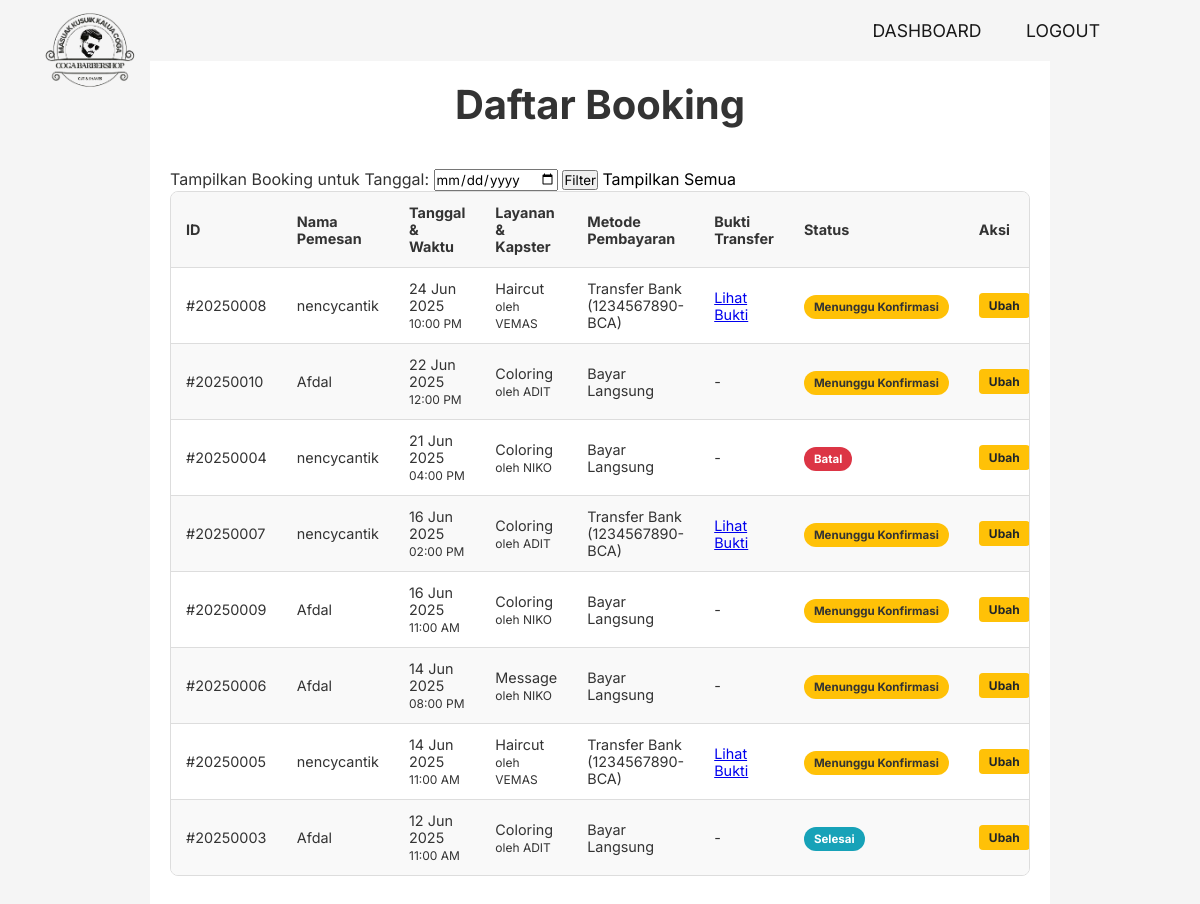
/admin_page.php (signed in), run on an earlier commit of the app's database.
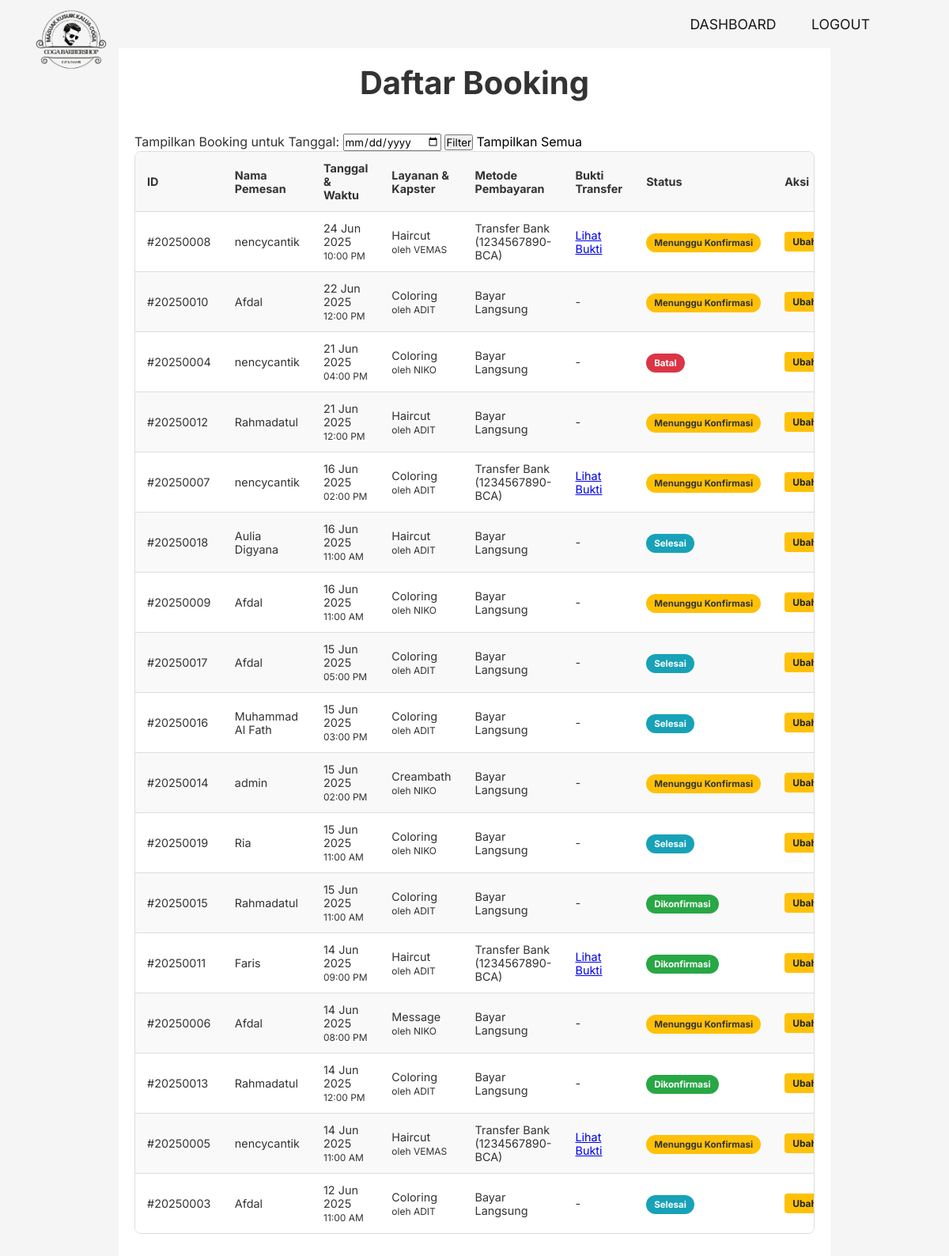
And on a later commit of the database.
### tables this page shows
CREATE TABLE `bookings` (
  `id_booking` int(11) NOT NULL,
  `user_id` int(11) NOT NULL,
  `id_service` char(5) NOT NULL,
  `id_kapster` char(5) NOT NULL,
  `id_slot` int(11) NOT NULL,
  `id_metode` int(11) NOT NULL,
  `tanggal_booking` date NOT NULL,
  `total_harga` int(11) NOT NULL,
  `bukti_transfer` varchar(255) DEFAULT NULL,
  `status_booking` enum('Menunggu Konfirmasi','Dikonfirmasi','Selesai','Batal') DEFAULT 'Menunggu Konfirmasi',
  `tanggal_dibuat` timestamp NOT NULL DEFAULT current_timestamp()
);

CREATE TABLE `users` (
  `user_id` int(11) NOT NULL,
  `full_name` varchar(255) NOT NULL,
  `email` varchar(255) NOT NULL,
  `phone_number` varchar(50) DEFAULT NULL,
  `password` varchar(255) NOT NULL,
  `role` enum('user','admin') NOT NULL DEFAULT 'user',
  `created_at` timestamp NOT NULL DEFAULT current_timestamp()
);

CREATE TABLE `slot_waktu` (
  `id_slot` int(11) NOT NULL,
  `jam` time NOT NULL
);

CREATE TABLE `services` (
  `id_service` char(5) NOT NULL,
  `nama_service` varchar(100) NOT NULL,
  `harga` int(11) NOT NULL
);

CREATE TABLE `kapsters` (
  `id_kapster` char(5) NOT NULL,
  `nama_kapster` varchar(100) NOT NULL
);

CREATE TABLE `metode_pembayaran` (
  `id_metode` int(11) NOT NULL,
  `nama_metode` varchar(50) NOT NULL,
  `is_active` tinyint(1) NOT NULL DEFAULT 1
);

### admin_page.php (the view, shortened to what this page needs)
<?php
    require 'koneksi.php';
    $filtered_date = $_GET['tanggal'] ?? '';
    $sql_all_bookings = "SELECT
                            b.id_booking, b.tanggal_booking, b.status_booking, b.bukti_transfer,
                            s.nama_service, k.nama_kapster, sw.jam,
                            u.full_name AS nama_pemesan,
                            mp.nama_metode
                        FROM bookings b
                        JOIN users u ON b.user_id = u.user_id
                        JOIN services s ON b.id_service = s.id_service
                        JOIN kapsters k ON b.id_kapster = k.id_kapster
                        JOIN slot_waktu sw ON b.id_slot = sw.id_slot
                        LEFT JOIN metode_pembayaran mp ON b.id_metode = mp.id_metode";
    $sql_all_bookings .= " ORDER BY b.tanggal_booking DESC, sw.jam DESC";
    $stmt = $conn->prepare($sql_all_bookings);
    $stmt->execute();
    $result = $stmt->get_result();
    $all_bookings = $result->fetch_all(MYSQLI_ASSOC);
?>
<!DOCTYPE html>
<html lang="en">
<head>
    <link rel="stylesheet" href="style.css">
</head>
<body>
    <header>
        <div class="logo-container">
            <img src="gambar/logo.png" alt="Coga Barbershop Logo" class="logo-image">
        </div>
        <nav class="navigation">
            <a href="admin_page.php">DASHBOARD</a>
            <a href="logout.php">LOGOUT</a>
        </nav>
    </header>
    <section class="history-section">
        <div class="container">
            <h2>Daftar Booking</h2>
            <form action="admin_page.php" method="GET" class="filter-form">
                <div class="form-group">
                    <label for="tanggal">Tampilkan Booking untuk Tanggal:</label>
                    <input type="date" id="tanggal" name="tanggal" value="<?php echo htmlspecialchars($filtered_date); ?>">
                    <button type="submit" class="filter-btn">Filter</button>
                    <a href="admin_page.php" class="reset-btn">Tampilkan Semua</a>
                </div>
            </form>
            <div class="table-responsive">
                <table class="history-table">
                    <thead>
                        <tr>
                            <th>ID</th>
                            <th>Nama Pemesan</th>
                            <th>Tanggal & Waktu</th>
                            <th>Layanan & Kapster</th>
                            <th>Metode Pembayaran</th>
                            <th>Bukti Transfer</th>
                            <th>Status</th>
                            <th>Aksi</th>
                        </tr>
                    </thead>
                    <tbody>
                        <?php if (empty($all_bookings)): ?>
                            <tr>
                                <td colspan="8" style="text-align:center;">Tidak ada data booking untuk tanggal yang dipilih.</td>
                            </tr>
                        <?php else: ?>
                            <?php foreach ($all_bookings as $booking): ?>
                                <tr>
                                    <td>#<?php echo $booking['id_booking']; ?></td>
                                    <td><?php echo htmlspecialchars($booking['nama_pemesan']); ?></td>
                                    <td><?php echo date("d M Y", strtotime($booking['tanggal_booking'])); ?><br><small><?php echo date("h:i A", strtotime($booking['jam'])); ?></small></td>
                                    <td><?php echo htmlspecialchars($booking['nama_service']); ?><br><small>oleh <?php echo htmlspecialchars($booking['nama_kapster']); ?></small></td>
                                    <td><?php echo htmlspecialchars($booking['nama_metode'] ?? '-'); ?></td>
                                    <td>
                                        <?php if (!empty($booking['bukti_transfer'])): ?>
                                            <a href="uploads/<?php echo htmlspecialchars($booking['bukti_transfer']); ?>" target="_blank">Lihat Bukti</a>
                                        <?php else: ?>
                                            -
                                        <?php endif; ?>
                                    </td>
                                    <td>
                                        <span class="status-badge status-<?php echo strtolower(str_replace(' ', '-', $booking['status_booking'])); ?>">
                                            <?php echo htmlspecialchars($booking['status_booking']); ?>
                                        </span>
                                    </td>
                                    <td>
                                        <a href="edit_booking.php?id=<?php echo $booking['id_booking']; ?>" class="btn-edit">Ubah</a>
                                    </td>
                                </tr>
                            <?php endforeach; ?>
                        <?php endif; ?>
                    </tbody>
                </table>
            </div>
        </div>
    </section>
</body>
</html>

### style.css (style rules this page uses)
* { margin: 0; padding: 0; box-sizing: border-box; font-family: 'Inter', sans-serif; }
html { scroll-behavior: smooth; }
body { display: flex; flex-direction: column; justify-content: center; align-items: center; min-height: 100vh; background: whitesmoke; }
header { position: fixed; top: 0; left: 0; width: 100%; padding: 20px 100px; display: flex; justify-content: space-between; align-items: center; z-index: 10; background: whitesmoke; backdrop-filter: blur(5px); }
.logo-container { display: flex; align-items: center; }
.logo-image { position: absolute; left: 40px; top: 0px; width: 100px; height: 100px; }
.navigation a { position: relative; font-size: 1.1em; color: rgba(0, 0, 0, 0.9); text-decoration: none; font-weight: 400; margin-left: 40px; }
.navigation a::after { content: ''; position: absolute; left: 0; bottom: -6px; width: 100%; height: 2px; background: rgba(0, 0, 0, 0.9); border-radius: 5px; transform: scaleX(0); transform-origin: right; transition: transform .5s; }
.history-section { padding: 80px 0; background-color: #fff; color: #333; }
.history-section .container { max-width: 900px; margin: 0 auto; padding: 0 20px; }
.history-section h2 { text-align: center; font-size: 2.5em; margin-bottom: 40px; color: #333; }
.table-responsive { overflow-x: auto; border: 1px solid #ddd; border-radius: 8px; }
.history-table { width: 100%; border-collapse: collapse; margin-top: 0; font-size: 0.9em; background-color: #fff; }
.history-table th, .history-table td { padding: 12px 15px; border-bottom: 1px solid #ddd; text-align: left; vertical-align: middle; }
.history-table tbody tr:last-child td { border-bottom: none; }
.history-table thead tr { background-color: #f8f8f8; color: #333; font-weight: bold; }
.history-table tbody tr:nth-child(even) { background-color: #f9f9f9; }
.status-badge { padding: 5px 10px; border-radius: 15px; font-size: 0.8em; color: #fff; font-weight: bold; white-space: nowrap; }
.status-badge.status-menunggu-konfirmasi { background-color: #ffc107; color: #333; }
.status-badge.status-dikonfirmasi { background-color: #28a745; }
.status-badge.status-selesai { background-color: #17a2b8; }
.status-badge.status-batal { background-color: #dc3545; }
.reset-btn { color: black; text-decoration: none; }

### admin_page.php (style rules this page uses)
.btn-edit { display: inline-block; background-color: #ffc107; color: #212529; padding: 5px 10px; border-radius: 4px; text-decoration: none; font-size: 12px; font-weight: bold; }

What changed in the data, as far as the page shows it:
added bookings: id_booking "20250012", user.full_name "Rahmadatul", tanggal_booking "21 Jun 2025", id_slot.jam "12:00 PM", id_service.nama_service "Haircut", id_kapster.nama_kapster "ADIT", id_metode.nama_metode "Bayar Langsung", status_booking "Menunggu Konfirmasi"
added bookings: id_booking "20250018", user.full_name "Aulia Digyana", tanggal_booking "16 Jun 2025", id_slot.jam "11:00 AM", id_service.nama_service "Haircut", id_kapster.nama_kapster "ADIT", id_metode.nama_metode "Bayar Langsung", status_booking "Selesai"
added bookings: id_booking "20250017", user.full_name "Afdal", tanggal_booking "15 Jun 2025", id_slot.jam "05:00 PM", id_service.nama_service "Coloring", id_kapster.nama_kapster "ADIT", id_metode.nama_metode "Bayar Langsung", status_booking "Selesai"
added bookings: id_booking "20250016", user.full_name "Muhammad Al Fath", tanggal_booking "15 Jun 2025", id_slot.jam "03:00 PM", id_service.nama_service "Coloring", id_kapster.nama_kapster "ADIT", id_metode.nama_metode "Bayar Langsung", status_booking "Selesai"
added bookings: id_booking "20250014", user.full_name "admin", tanggal_booking "15 Jun 2025", id_slot.jam "02:00 PM", id_service.nama_service "Creambath", id_kapster.nama_kapster "NIKO", id_metode.nama_metode "Bayar Langsung", status_booking "Menunggu Konfirmasi"
added bookings: id_booking "20250019", user.full_name "Ria", tanggal_booking "15 Jun 2025", id_slot.jam "11:00 AM", id_service.nama_service "Coloring", id_kapster.nama_kapster "NIKO", id_metode.nama_metode "Bayar Langsung", status_booking "Selesai"
added bookings: id_booking "20250015", user.full_name "Rahmadatul", tanggal_booking "15 Jun 2025", id_slot.jam "11:00 AM", id_service.nama_service "Coloring", id_kapster.nama_kapster "ADIT", id_metode.nama_metode "Bayar Langsung", status_booking "Dikonfirmasi"
added bookings: id_booking "20250011", user.full_name "Faris", tanggal_booking "14 Jun 2025", id_slot.jam "09:00 PM", id_service.nama_service "Haircut", id_kapster.nama_kapster "ADIT", id_metode.nama_metode "Transfer Bank (1234567890-BCA)", status_booking "Dikonfirmasi"
added bookings: id_booking "20250013", user.full_name "Rahmadatul", tanggal_booking "14 Jun 2025", id_slot.jam "12:00 PM", id_service.nama_service "Coloring", id_kapster.nama_kapster "ADIT", id_metode.nama_metode "Bayar Langsung", status_booking "Dikonfirmasi"
